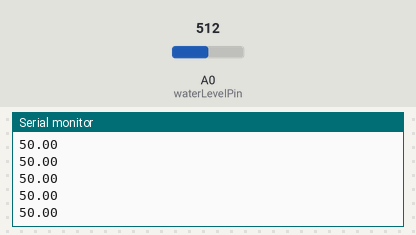
Simulated run of this sketch. Board: Arduino Uno, built with avr-gcc and run on an emulated ATmega328P. On the bench: the last lines printed to the serial monitor. The inputs (shaded band) are chosen by the test bench; at power-on: A0 (waterLevelPin) = 512.

Above: at 1.2 s.
1.3 s: A0 (waterLevelPin) set to 716
At 2.4 s:
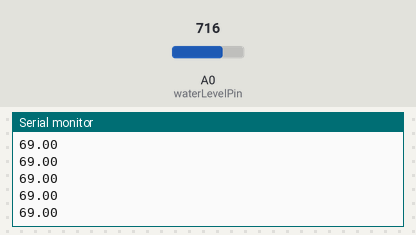
2.8 s: A0 (waterLevelPin) set to 900
At 3.8 s:
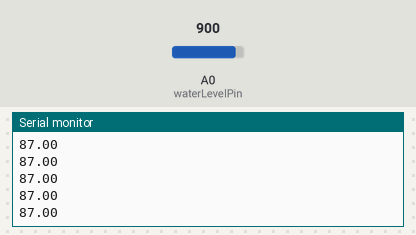
Timing chart, 0 to 5.8 s (numbered marks = the images above; inputs shaded):
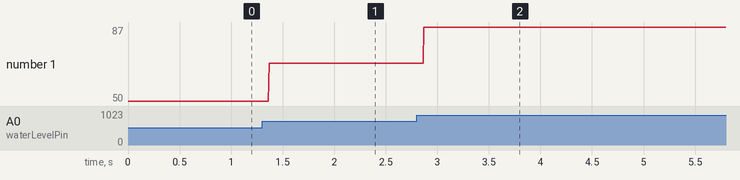

Measured:
- after the input at 1.3 s, the serial monitor: prints a new line after 0.07 s (image 1)
- after the input at 2.8 s, the serial monitor: prints a new line after 0.07 s (image 2)
- plotted number 1: 50 → 69 after the input at 1.3 s, 69 → 87 after the input at 2.8 s

The sketch:

water_sensor.ino
```cpp
const int waterLevelPin = A0; // Sensor connected to analog pin A0

void setup() {
  Serial.begin(9600); // Start serial communication
}

void loop() {
  int sensorValue = analogRead(waterLevelPin); // Read the sensor value
  float waterLevel = map(sensorValue, 0, 1023, 0, 100);
  Serial.println(waterLevel); // Print the water level
}
```
